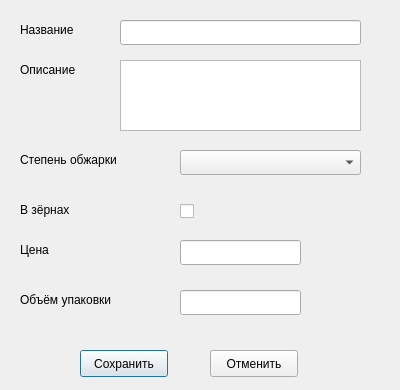
<?xml version="1.0" encoding="UTF-8"?>
<ui version="4.0">
 <class>Dialog</class>
 <widget class="QDialog" name="Dialog">
  <property name="geometry">
   <rect>
    <x>0</x>
    <y>0</y>
    <width>400</width>
    <height>390</height>
   </rect>
  </property>
  <property name="windowTitle">
   <string>Редактирование</string>
  </property>
  <widget class="QLabel" name="label">
   <property name="geometry">
    <rect>
     <x>20</x>
     <y>20</y>
     <width>81</width>
     <height>19</height>
    </rect>
   </property>
   <property name="text">
    <string>Название</string>
   </property>
  </widget>
  <widget class="QLineEdit" name="lineEdit">
   <property name="geometry">
    <rect>
     <x>120</x>
     <y>20</y>
     <width>241</width>
     <height>25</height>
    </rect>
   </property>
  </widget>
  <widget class="QLabel" name="label_2">
   <property name="geometry">
    <rect>
     <x>20</x>
     <y>150</y>
     <width>141</width>
     <height>19</height>
    </rect>
   </property>
   <property name="text">
    <string>Степень обжарки</string>
   </property>
  </widget>
  <widget class="QComboBox" name="comboBox">
   <property name="geometry">
    <rect>
     <x>180</x>
     <y>150</y>
     <width>181</width>
     <height>25</height>
    </rect>
   </property>
  </widget>
  <widget class="QLabel" name="label_3">
   <property name="geometry">
    <rect>
     <x>20</x>
     <y>200</y>
     <width>81</width>
     <height>19</height>
    </rect>
   </property>
   <property name="text">
    <string>В зёрнах</string>
   </property>
  </widget>
  <widget class="QCheckBox" name="checkBox">
   <property name="geometry">
    <rect>
     <x>180</x>
     <y>200</y>
     <width>91</width>
     <height>23</height>
    </rect>
   </property>
   <property name="text">
    <string/>
   </property>
  </widget>
  <widget class="QLabel" name="label_4">
   <property name="geometry">
    <rect>
     <x>20</x>
     <y>240</y>
     <width>81</width>
     <height>19</height>
    </rect>
   </property>
   <property name="text">
    <string>Цена</string>
   </property>
  </widget>
  <widget class="QLineEdit" name="lineEdit_2">
   <property name="geometry">
    <rect>
     <x>180</x>
     <y>240</y>
     <width>121</width>
     <height>25</height>
    </rect>
   </property>
  </widget>
  <widget class="QLabel" name="label_5">
   <property name="geometry">
    <rect>
     <x>20</x>
     <y>290</y>
     <width>131</width>
     <height>19</height>
    </rect>
   </property>
   <property name="text">
    <string>Объём упаковки</string>
   </property>
  </widget>
  <widget class="QLineEdit" name="lineEdit_3">
   <property name="geometry">
    <rect>
     <x>180</x>
     <y>290</y>
     <width>121</width>
     <height>25</height>
    </rect>
   </property>
  </widget>
  <widget class="QLabel" name="label_6">
   <property name="geometry">
    <rect>
     <x>20</x>
     <y>60</y>
     <width>81</width>
     <height>19</height>
    </rect>
   </property>
   <property name="text">
    <string>Описание</string>
   </property>
  </widget>
  <widget class="QTextEdit" name="textEdit">
   <property name="geometry">
    <rect>
     <x>120</x>
     <y>60</y>
     <width>241</width>
     <height>71</height>
    </rect>
   </property>
  </widget>
  <widget class="QPushButton" name="pushButton">
   <property name="geometry">
    <rect>
     <x>80</x>
     <y>350</y>
     <width>88</width>
     <height>27</height>
    </rect>
   </property>
   <property name="text">
    <string>Сохранить</string>
   </property>
  </widget>
  <widget class="QPushButton" name="pushButton_2">
   <property name="geometry">
    <rect>
     <x>210</x>
     <y>350</y>
     <width>88</width>
     <height>27</height>
    </rect>
   </property>
   <property name="text">
    <string>Отменить</string>
   </property>
  </widget>
 </widget>
 <resources/>
 <connections/>
</ui>
